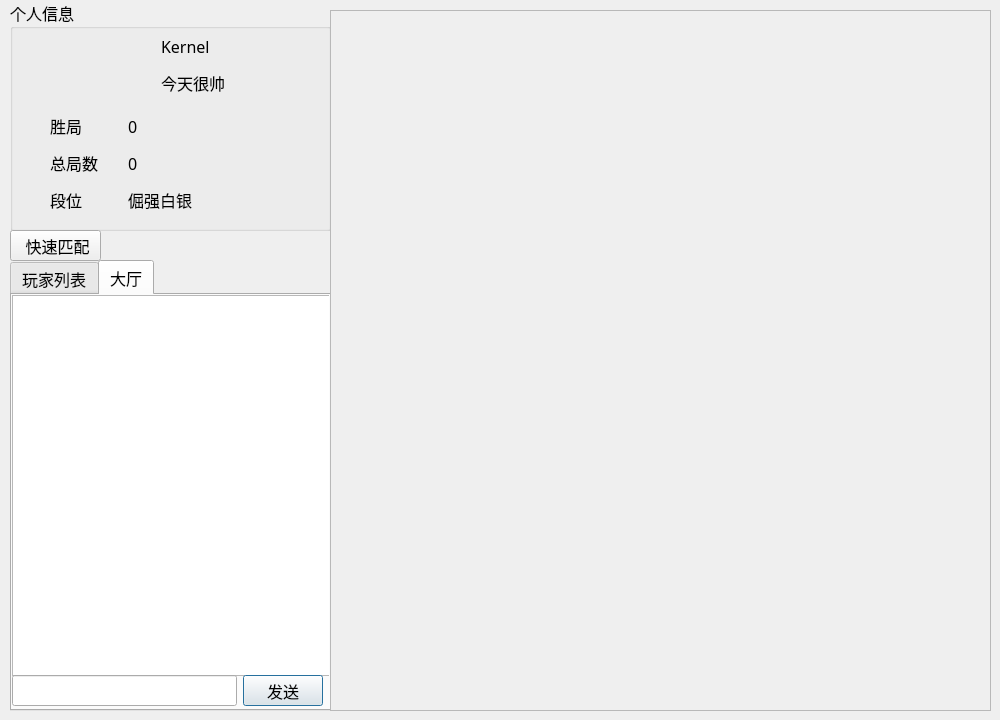
<?xml version="1.0" encoding="UTF-8"?>
<ui version="4.0">
 <class>FiveInLineZone</class>
 <widget class="QDialog" name="FiveInLineZone">
  <property name="geometry">
   <rect>
    <x>0</x>
    <y>0</y>
    <width>1000</width>
    <height>720</height>
   </rect>
  </property>
  <property name="font">
   <font>
    <family>微软雅黑</family>
    <pointsize>12</pointsize>
   </font>
  </property>
  <property name="windowTitle">
   <string>Dialog</string>
  </property>
  <widget class="QGroupBox" name="groupBox">
   <property name="geometry">
    <rect>
     <x>10</x>
     <y>0</y>
     <width>321</width>
     <height>231</height>
    </rect>
   </property>
   <property name="title">
    <string>个人信息</string>
   </property>
   <widget class="QLabel" name="lb_icon">
    <property name="geometry">
     <rect>
      <x>60</x>
      <y>30</y>
      <width>51</width>
      <height>51</height>
     </rect>
    </property>
    <property name="text">
     <string/>
    </property>
    <property name="pixmap">
     <pixmap resource="resource.qrc">:/face/btn_avatar_a38.png</pixmap>
    </property>
   </widget>
   <widget class="QWidget" name="layoutWidget">
    <property name="geometry">
     <rect>
      <x>40</x>
      <y>110</y>
      <width>221</width>
      <height>106</height>
     </rect>
    </property>
    <layout class="QGridLayout" name="gridLayout_3">
     <item row="0" column="0">
      <widget class="QLabel" name="lb_win">
       <property name="minimumSize">
        <size>
         <width>72</width>
         <height>30</height>
        </size>
       </property>
       <property name="maximumSize">
        <size>
         <width>72</width>
         <height>30</height>
        </size>
       </property>
       <property name="text">
        <string>胜局</string>
       </property>
      </widget>
     </item>
     <item row="0" column="1">
      <widget class="QLabel" name="lb_win_count">
       <property name="minimumSize">
        <size>
         <width>0</width>
         <height>30</height>
        </size>
       </property>
       <property name="maximumSize">
        <size>
         <width>16777215</width>
         <height>30</height>
        </size>
       </property>
       <property name="text">
        <string>0</string>
       </property>
      </widget>
     </item>
     <item row="1" column="0">
      <widget class="QLabel" name="lb_sum">
       <property name="minimumSize">
        <size>
         <width>0</width>
         <height>30</height>
        </size>
       </property>
       <property name="maximumSize">
        <size>
         <width>16777215</width>
         <height>30</height>
        </size>
       </property>
       <property name="text">
        <string>总局数</string>
       </property>
      </widget>
     </item>
     <item row="1" column="1">
      <widget class="QLabel" name="lb_sum_count">
       <property name="minimumSize">
        <size>
         <width>0</width>
         <height>30</height>
        </size>
       </property>
       <property name="maximumSize">
        <size>
         <width>16777215</width>
         <height>30</height>
        </size>
       </property>
       <property name="text">
        <string>0</string>
       </property>
      </widget>
     </item>
     <item row="2" column="0">
      <widget class="QLabel" name="lb_level">
       <property name="minimumSize">
        <size>
         <width>0</width>
         <height>30</height>
        </size>
       </property>
       <property name="maximumSize">
        <size>
         <width>16777215</width>
         <height>30</height>
        </size>
       </property>
       <property name="text">
        <string>段位</string>
       </property>
      </widget>
     </item>
     <item row="2" column="1">
      <widget class="QLabel" name="lb_level_name">
       <property name="minimumSize">
        <size>
         <width>0</width>
         <height>30</height>
        </size>
       </property>
       <property name="maximumSize">
        <size>
         <width>16777215</width>
         <height>30</height>
        </size>
       </property>
       <property name="text">
        <string>倔强白银</string>
       </property>
      </widget>
     </item>
    </layout>
   </widget>
   <widget class="QWidget" name="">
    <property name="geometry">
     <rect>
      <x>150</x>
      <y>30</y>
      <width>102</width>
      <height>69</height>
     </rect>
    </property>
    <layout class="QGridLayout" name="gridLayout_2">
     <item row="0" column="0">
      <widget class="QLabel" name="lb_name">
       <property name="minimumSize">
        <size>
         <width>72</width>
         <height>30</height>
        </size>
       </property>
       <property name="maximumSize">
        <size>
         <width>72</width>
         <height>30</height>
        </size>
       </property>
       <property name="text">
        <string>Kernel</string>
       </property>
      </widget>
     </item>
     <item row="1" column="0">
      <widget class="QLabel" name="lb_mark">
       <property name="minimumSize">
        <size>
         <width>100</width>
         <height>30</height>
        </size>
       </property>
       <property name="maximumSize">
        <size>
         <width>100</width>
         <height>30</height>
        </size>
       </property>
       <property name="text">
        <string>今天很帅</string>
       </property>
      </widget>
     </item>
    </layout>
   </widget>
  </widget>
  <widget class="QTabWidget" name="tabWidget">
   <property name="geometry">
    <rect>
     <x>10</x>
     <y>260</y>
     <width>321</width>
     <height>451</height>
    </rect>
   </property>
   <property name="currentIndex">
    <number>1</number>
   </property>
   <widget class="QWidget" name="tab_playerlist">
    <attribute name="title">
     <string>玩家列表</string>
    </attribute>
   </widget>
   <widget class="QWidget" name="tab_hallChat">
    <attribute name="title">
     <string>大厅</string>
    </attribute>
    <widget class="QTextBrowser" name="textBrowser">
     <property name="geometry">
      <rect>
       <x>0</x>
       <y>0</y>
       <width>321</width>
       <height>381</height>
      </rect>
     </property>
    </widget>
    <widget class="QWidget" name="layoutWidget">
     <property name="geometry">
      <rect>
       <x>0</x>
       <y>380</y>
       <width>311</width>
       <height>31</height>
      </rect>
     </property>
     <layout class="QHBoxLayout" name="horizontalLayout">
      <item>
       <widget class="QLineEdit" name="le_chat"/>
      </item>
      <item>
       <widget class="QPushButton" name="pb_send">
        <property name="text">
         <string>发送</string>
        </property>
       </widget>
      </item>
     </layout>
    </widget>
   </widget>
  </widget>
  <widget class="QWidget" name="widget" native="true">
   <property name="geometry">
    <rect>
     <x>330</x>
     <y>10</y>
     <width>661</width>
     <height>701</height>
    </rect>
   </property>
   <widget class="QScrollArea" name="ScrollArea">
    <property name="geometry">
     <rect>
      <x>0</x>
      <y>0</y>
      <width>661</width>
      <height>701</height>
     </rect>
    </property>
    <property name="widgetResizable">
     <bool>true</bool>
    </property>
    <widget class="QWidget" name="wdg_roomGrid">
     <property name="geometry">
      <rect>
       <x>0</x>
       <y>0</y>
       <width>659</width>
       <height>699</height>
      </rect>
     </property>
    </widget>
   </widget>
  </widget>
  <widget class="QPushButton" name="pb_quickstart">
   <property name="geometry">
    <rect>
     <x>10</x>
     <y>230</y>
     <width>91</width>
     <height>31</height>
    </rect>
   </property>
   <property name="text">
    <string> 快速匹配</string>
   </property>
  </widget>
 </widget>
 <resources>
  <include location="resource.qrc"/>
 </resources>
 <connections/>
</ui>
